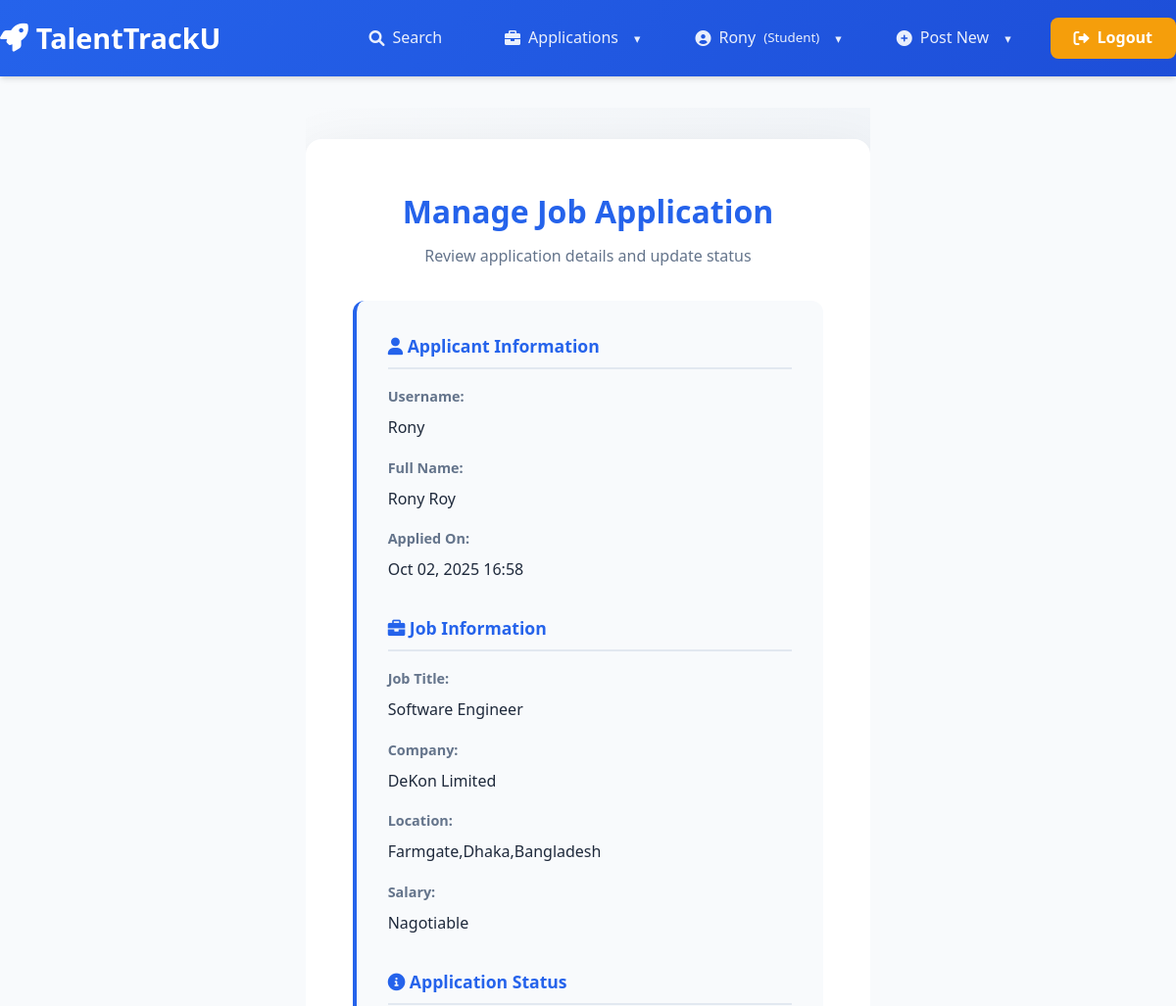
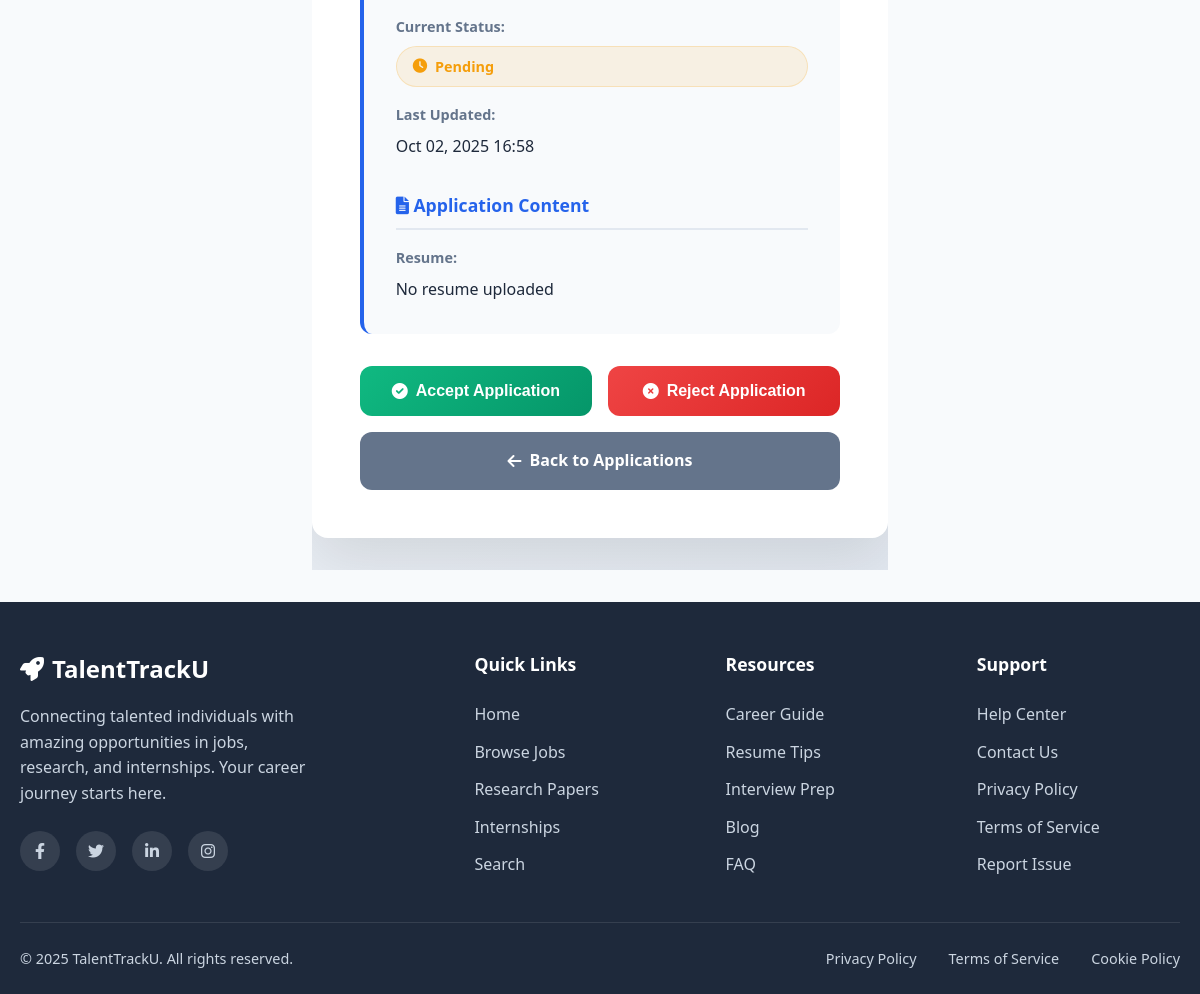
The page /jobs/application-manage/1/ (signed in) on the database its author committed (2 pictures, top to bottom).
### user/models.py (models this page shows, shortened)
class UserProfile(models.Model):
    ROLE_CHOICES = (
        ('student', 'Student'),
        ('alumni', 'Alumni'),
        ('company', 'Company'),
    )
    user = models.OneToOneField(User, on_delete=models.CASCADE, related_name='user_profile')
    role = models.CharField(max_length=20, choices=ROLE_CHOICES, default='student')
    profile_picture = models.ImageField(upload_to='profiles/', blank=True, null=True)

### job/models.py (models this page shows, shortened)
class Application(models.Model):
    STATUS_CHOICES = (
        ('pending', 'Pending'),
        ('accepted', 'Accepted'),
        ('rejected', 'Rejected'),
    )
    job = models.ForeignKey(Job, on_delete=models.CASCADE, related_name='job_applications')  # Unique related_name
    applicant = models.ForeignKey(User, on_delete=models.CASCADE, related_name='job_applicant')  # Unique related_name
    applied_at = models.DateTimeField(auto_now_add=True)
    status = models.CharField(max_length=20, choices=STATUS_CHOICES, default='pending')
    cover_letter = models.TextField(blank=True)
    resume = models.FileField(upload_to='resumes/', blank=True, null=True)

class Job(models.Model):
    title = models.CharField(max_length=200)
    company = models.CharField(max_length=100)
    description = models.TextField()
    location = models.CharField(max_length=100, blank=True)
    salary = models.CharField(max_length=50, blank=True)
    image = models.ImageField(upload_to='jobs/', blank=True)
    posted_by = models.ForeignKey(User, on_delete=models.CASCADE)
    created_at = models.DateTimeField(auto_now_add=True)

### job/views.py (the view, shortened to what this page needs)
# urls.py: path('application-manage/<int:application_id>/', views.job_application_manage, name='job_application_manage'),
@login_required
def job_application_manage(request, application_id):
    application = get_object_or_404(Application, id=application_id, job__posted_by=request.user)
    return render(request, 'job/application_manager.html', {'application': application})

### job/templates/job/application_manager.html (shortened to what this page needs)
{% extends 'base.html' %}
{% block content %}
<div class="manage-application-container">
    <div class="animated-background">
        <div class="management-icon icon-1">
        </div>
        <div class="management-icon icon-2">
        </div>
        <div class="management-icon icon-3">
        </div>
    </div>
    <div class="manage-application-content">
        <div class="application-card">
            <div class="application-header">
                <h1>Manage Job Application</h1>
                <p class="text-muted">Review application details and update status</p>
            </div>
            <div class="application-details">
                <div class="detail-section">
                    <div class="section-title">
                        <i class="fas fa-user"></i> Applicant Information
                    </div>
                    <div class="detail-grid">
                        <div class="detail-item">
                            <span class="detail-label">Username:</span>
                            <span class="detail-value">{{ application.applicant.username }}</span>
                        </div>
                        <div class="detail-item">
                            <span class="detail-label">Full Name:</span>
                            <span class="detail-value">
                                {% if application.applicant.first_name and application.applicant.last_name %}
                                    {{ application.applicant.first_name }} {{ application.applicant.last_name }}
                                {% else %}
                                    Not provided
                                {% endif %}
                            </span>
                        </div>
                        <div class="detail-item">
                            <span class="detail-label">Applied On:</span>
                            <span class="detail-value">{{ application.applied_at|date:"M d, Y H:i" }}</span>
                        </div>
                    </div>
                </div>
                <div class="detail-section">
                    <div class="section-title">
                        <i class="fas fa-briefcase"></i> Job Information
                    </div>
                    <div class="detail-grid">
                        <div class="detail-item">
                            <span class="detail-label">Job Title:</span>
                            <span class="detail-value">{{ application.job.title }}</span>
                        </div>
                        <div class="detail-item">
                            <span class="detail-label">Company:</span>
                            <span class="detail-value">{{ application.job.company }}</span>
                        </div>
                        <div class="detail-item">
                            <span class="detail-label">Location:</span>
                            <span class="detail-value">{{ application.job.location|default:"Not specified" }}</span>
                        </div>
                        <div class="detail-item">
                            <span class="detail-label">Salary:</span>
                            <span class="detail-value">{{ application.job.salary|default:"Not specified" }}</span>
                        </div>
                    </div>
                </div>
                <div class="detail-section">
                    <div class="section-title">
                        <i class="fas fa-info-circle"></i> Application Status
                    </div>
                    <div class="detail-grid">
                        <div class="detail-item">
                            <span class="detail-label">Current Status:</span>
                            <span class="status-badge status-{{ application.status }}">
                                <i class="fas
                                    {% if application.status == 'accepted' %}fa-check-circle
                                    {% elif application.status == 'rejected' %}fa-times-circle
                                    {% elif application.status == 'pending' %}fa-clock
                                    {% else %}fa-eye{% endif %}">
                                </i>
                                {{ application.get_status_display }}
                            </span>
                        </div>
                        <div class="detail-item">
                            <span class="detail-label">Last Updated:</span>
                            <span class="detail-value">{{ application.applied_at|date:"M d, Y H:i" }}</span>
                        </div>
                    </div>
                </div>
                <div class="detail-section">
                    <div class="section-title">
                        <i class="fas fa-file-alt"></i> Application Content
                    </div>
                    {% if application.resume %}
                    <div class="detail-item">
                        <span class="detail-label">Resume:</span>
                        <a href="{{ application.resume.url }}" download class="resume-download">
                            <i class="fas fa-download"></i>
                            Download Resume
                        </a>
                    </div>
                    {% else %}
                    <div class="detail-item">
                        <span class="detail-label">Resume:</span>
                        <span class="detail-value text-muted">No resume uploaded</span>
                    </div>
                    {% endif %}
                </div>
            </div>
            <form method="post" class="action-form">
                <div class="action-buttons">
                    <button type="submit" name="action" value="accept" class="btn-success">
                        <i class="fas fa-check-circle"></i>
                        Accept Application
                    </button>
                    <button type="submit" name="action" value="reject" class="btn-danger">
                        <i class="fas fa-times-circle"></i>
                        Reject Application
                    </button>
                </div>
                <a href="{% url 'job:my_post_job_applications' %}" class="btn-secondary">
                    <i class="fas fa-arrow-left"></i>
                    Back to Applications
                </a>
            </form>
        </div>
    </div>
</div>
{% endblock %}

### templates/base.html (shortened to what this page needs)
{% load static %}
<!DOCTYPE html>
<html lang="en" style="scroll-behavior: smooth;">
<head>
    <link rel="stylesheet" href="{% static 'css/style.css' %}">
    <link href="https://cdnjs.cloudflare.com/ajax/libs/font-awesome/6.0.0/css/all.min.css" rel="stylesheet">
</head>
<body>
    <nav class="navbar">
        <div class="container navbar-content">
            <a class="navbar-brand" href="{% url 'home' %}">
                <i class="fas fa-rocket"></i>
                TalentTrackU
            </a>
            <div class="navbar-collapse" id="navbarNav">
                <ul class="navbar-nav left-nav">
                    <li class="nav-item">
                        <a class="nav-link" href="{% url 'user_search' %}">
                            <i class="fas fa-search"></i>
                            Search
                        </a>
                    </li>
                </ul>
                <ul class="navbar-nav right-nav">
                    {% if user.is_authenticated %}
                        <li class="nav-item dropdown">
                            <a class="nav-link dropdown-toggle" href="#">
                                <i class="fas fa-briefcase"></i>
                                Applications
                            </a>
                        </li>
                        <li class="nav-item dropdown">
                            <a class="nav-link dropdown-toggle" href="#">
                                <i class="fas fa-user-circle"></i>
                                {{ user.username|truncatechars:15 }}
                                <small>({{ user.user_profile.role|title|default:"No Role" }})</small>
                            </a>
                        </li>
                        <li class="nav-item dropdown">
                            <a class="nav-link dropdown-toggle" href="#">
                                <i class="fas fa-plus-circle"></i>
                                Post New
                            </a>
                        </li>
                        <li class="nav-item">
                            <a class="nav-link nav-btn" href="{% url 'user_logout' %}">
                                <i class="fas fa-sign-out-alt"></i>
                                Logout
                            </a>
                        </li>
                    {% endif %}
                </ul>
            </div>
        </div>
    </nav>
    <div class="container content">
        {% block content %}{% endblock %}
    </div>
    <footer class="footer">
        <div class="container">
            <div class="footer-content">
                <div class="footer-brand-section">
                    <div class="footer-brand">
                        <i class="fas fa-rocket"></i>
                        TalentTrackU
                    </div>
                    <p class="footer-description">
                        Connecting talented individuals with amazing opportunities in jobs,
                        research, and internships. Your career journey starts here.
                    </p>
                    <div class="social-links">
                        <a href="#" class="social-link" aria-label="Facebook">
                            <i class="fab fa-facebook-f"></i>
                        </a>
                        <a href="#" class="social-link" aria-label="Twitter">
                            <i class="fab fa-twitter"></i>
                        </a>
                        <a href="#" class="social-link" aria-label="LinkedIn">
                            <i class="fab fa-linkedin-in"></i>
                        </a>
                        <a href="#" class="social-link" aria-label="Instagram">
                            <i class="fab fa-instagram"></i>
                        </a>
                    </div>
                </div>
                <div class="footer-links-section">
                    <h4 class="footer-heading">Quick Links</h4>
                    <ul class="footer-links">
                        <li><a href="{% url 'home' %}" class="footer-link">Home</a></li>
                        <li><a href="{% url 'job:job_list' %}" class="footer-link">Browse Jobs</a></li>
                        <li><a href="{% url 'research_paper_list' %}" class="footer-link">Research Papers</a></li>
                        <li><a href="{% url 'internship_list' %}" class="footer-link">Internships</a></li>
                        <li><a href="{% url 'user_search' %}" class="footer-link">Search</a></li>
                    </ul>
                </div>
                <div class="footer-links-section">
                    <h4 class="footer-heading">Resources</h4>
                    <ul class="footer-links">
                        <li><a href="#" class="footer-link">Career Guide</a></li>
                        <li><a href="#" class="footer-link">Resume Tips</a></li>
                        <li><a href="#" class="footer-link">Interview Prep</a></li>
                        <li><a href="#" class="footer-link">Blog</a></li>
                        <li><a href="#" class="footer-link">FAQ</a></li>
                    </ul>
                </div>
                <div class="footer-links-section">
                    <h4 class="footer-heading">Support</h4>
                    <ul class="footer-links">
                        <li><a href="#" class="footer-link">Help Center</a></li>
                        <li><a href="#" class="footer-link">Contact Us</a></li>
                        <li><a href="#" class="footer-link">Privacy Policy</a></li>
                        <li><a href="#" class="footer-link">Terms of Service</a></li>
                        <li><a href="#" class="footer-link">Report Issue</a></li>
                    </ul>
                </div>
            </div>
            <div class="footer-bottom">
                <div class="footer-bottom-content">
                    <div class="footer-copyright">
                    </div>
                    <div class="footer-legal">
                        <a href="#" class="footer-legal-link">Privacy Policy</a>
                        <a href="#" class="footer-legal-link">Terms of Service</a>
                        <a href="#" class="footer-legal-link">Cookie Policy</a>
                    </div>
                </div>
            </div>
        </div>
    </footer>
</body>
</html>

### rows shown on the page
Application: applicant.username "Rony", applicant.first_name "Rony", applicant.last_name "Roy", applied_at "Oct 02, 2025 16:58", job "Software Engineer", job.company "DeKon Limited", job.location "Farmgate,Dhaka,Bangladesh", job.salary "Nagotiable", status "Pending"

### other values the page prints
{{ user.username|truncatechars:15 }} "Rony"
{{ user.user_profile.role|title|default:"No Role" }} "Student"
